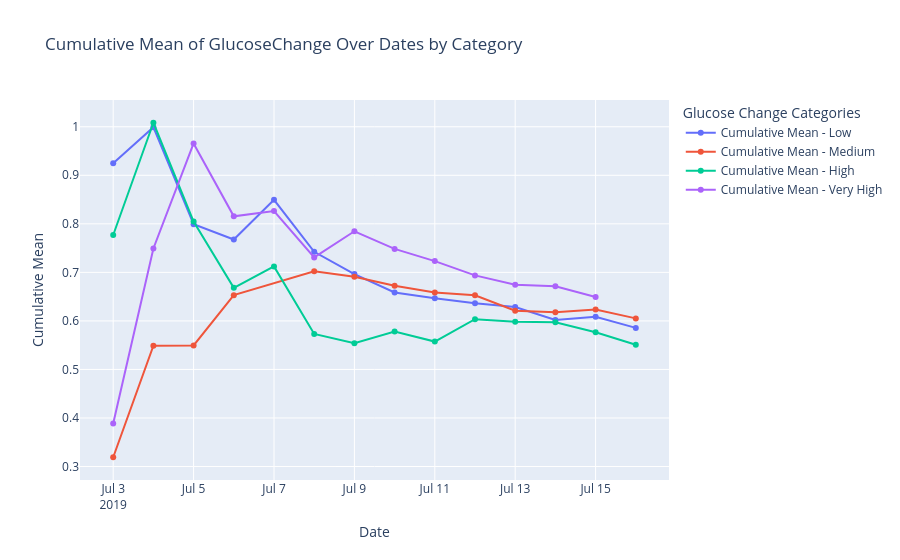

The cell this chart's notebook holds for it:
### Code cell
def plot_multiple_cumulative_means(data_dict):
    fig = go.Figure()
    
    for label, data in data_dict.items():
        unique_dates = sorted(data['Timestamp'].dt.date.unique())
        cumulative_means = []
        
        for i in range(len(unique_dates)):
            current_data = data[data['Timestamp'].dt.date <= unique_dates[i]]
            mean = current_data['GlucoseChange'].mean()
            cumulative_means.append(mean)
        
        fig.add_trace(go.Scatter(
            x=unique_dates,
            y=cumulative_means,
            mode='lines+markers',
            name=f'Cumulative Mean - {label}'
        ))
    
    fig.update_layout(
        title="Cumulative Mean of GlucoseChange Over Dates by Category",
        xaxis_title="Date",
        yaxis_title="Cumulative Mean",
        legend_title="Glucose Change Categories"
    )
    
    fig.show()
    
data_dict = {
    "Low": actgluco_low,
    "Medium": actgluco_medium,
    "High": actgluco_high,
    "Very High": actgluco_very_high
}

plot_multiple_cumulative_means(data_dict)

### Figure 1 — Plotly figure (JSON) as saved in the notebook; plotly's stock layout.template omitted (floating-point values rounded to 4 significant figures)
{"data": [{"mode": "lines+markers", "name": "Cumulative Mean - Low", "type": "scatter", "x": ["2019-07-03", "2019-07-04", "2019-07-05", "2019-07-06", "2019-07-07", "2019-07-08", "2019-07-09", "2019-07-10", "2019-07-11", "2019-07-12", "2019-07-13", "2019-07-14", "2019-07-15", "2019-07-16"], "y": [0.925, 0.999, 0.7992, 0.7677, 0.8496, 0.7423, 0.6964, 0.6585, 0.6465, 0.6365, 0.6287, 0.6021, 0.6086, 0.5856]}, {"mode": "lines+markers", "name": "Cumulative Mean - Medium", "type": "scatter", "x": ["2019-07-03", "2019-07-04", "2019-07-05", "2019-07-06", "2019-07-08", "2019-07-09", "2019-07-10", "2019-07-11", "2019-07-12", "2019-07-13", "2019-07-14", "2019-07-15", "2019-07-16"], "y": [0.3191, 0.5488, 0.5494, 0.653, 0.7024, 0.691, 0.6724, 0.6586, 0.6529, 0.621, 0.6178, 0.6233, 0.6052]}, {"mode": "lines+markers", "name": "Cumulative Mean - High", "type": "scatter", "x": ["2019-07-03", "2019-07-04", "2019-07-05", "2019-07-06", "2019-07-07", "2019-07-08", "2019-07-09", "2019-07-10", "2019-07-11", "2019-07-12", "2019-07-13", "2019-07-14", "2019-07-15", "2019-07-16"], "y": [0.777, 1.008, 0.8047, 0.6681, 0.7122, 0.5731, 0.554, 0.5781, 0.5574, 0.6036, 0.5984, 0.5973, 0.5766, 0.551]}, {"mode": "lines+markers", "name": "Cumulative Mean - Very High", "type": "scatter", "x": ["2019-07-03", "2019-07-04", "2019-07-05", "2019-07-06", "2019-07-07", "2019-07-08", "2019-07-09", "2019-07-10", "2019-07-11", "2019-07-12", "2019-07-13", "2019-07-14", "2019-07-15"], "y": [0.3885, 0.7492, 0.9657, 0.8154, 0.8263, 0.7307, 0.7846, 0.7483, 0.7232, 0.6937, 0.6743, 0.6713, 0.6491]}], "layout": {"legend": {"title": {"text": "Glucose Change Categories"}}, "title": {"text": "Cumulative Mean of GlucoseChange Over Dates by Category"}, "xaxis": {"title": {"text": "Date"}}, "yaxis": {"title": {"text": "Cumulative Mean"}}}}
